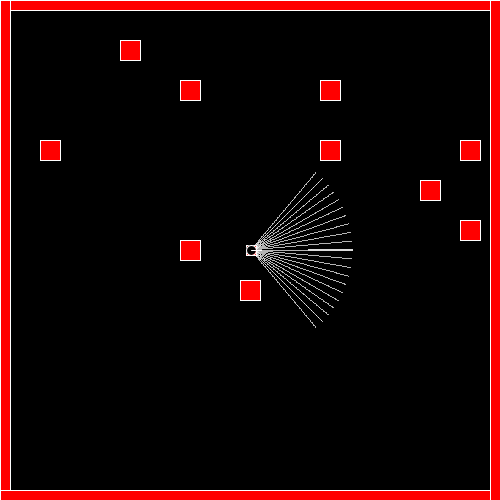
Frame 1 (no input)
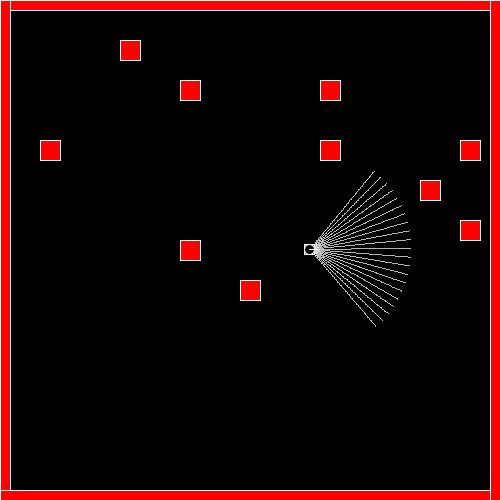
Frame 60 (the mouse pressed at the canvas centre just before this capture)
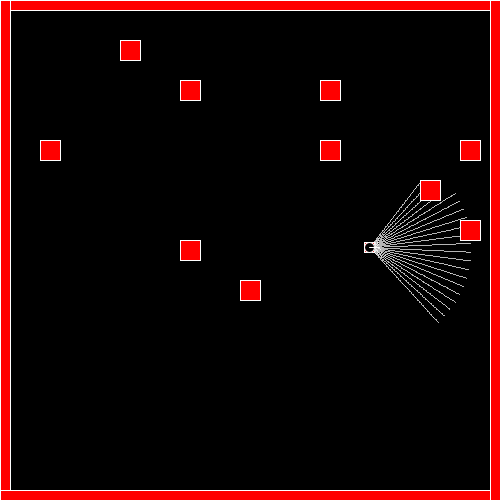
Frame 120 (the mouse held since frame 60 and released just before this capture)

The Processing sketch that drew these frames (run headless with seeded random() and noise(); from frame 60 on, the mouse is pressed at the canvas centre):

// Processing sketch: manfacin
// ── manfacin.pde
class Man {
  PVector pos;
  PVector facing;
  float angle;
  float speed;
  int points;
  float viewAngle = radians(50);
  float viewRange = 100;
  PVector hPos, hDim;
  float radius;
  PVector target = null;
  PVector edge = null;

  Man(float x, float y, float radius) {
    this.radius = radius;
    this.pos = new PVector(x, y);
    this.hPos = new PVector(pos.x - (radius / 2), pos.y - (radius / 2));
    this.hDim = new PVector(radius, radius);
    angle = 0;
    facing = PVector.fromAngle(angle);
    speed = 1;
    edge = new PVector(width, height);
  }



  void look() {
    PVector look;
    PVector look2;
    boolean collides = false;
    for (float a = angle - viewAngle; a < angle + viewAngle; a += radians(5)) {
      collides = false;
      look = PVector.fromAngle(a);
      PVector pp = look.copy();
      pp.normalize();
      look2 = pp.copy();
      for (float p = 1; p <= viewRange; p += 1) {
        //look2 = look.copy();
        look2.add(pp.x, pp.y);
        for (Obstacle b : blocks) {
          if (b.collides(pos.x + look2.x, pos.y + look2.y)) {
            collides = true;
            break;
          }
        }
        if (collides) break;
        point(pos.x + look2.x, pos.y + look2.y);
        //  point(look2.x, look2.y);
        // pixels[floor(look2.x) + floor(look2.y) * width] = color(255);
      }
      //point(pos.x + look2.x, pos.y + look2.y);
    }
  }


  void draw() {

    stroke(255);
    fill(255, 0, 0);
    rect(hPos.x, hPos.y, hDim.x, hDim.y);
    fill(0);
    ellipse(pos.x, pos.y, radius, radius);
    PVector f = facing.copy();
    f.mult(10);
    line(pos.x, pos.y, pos.x + f.x, pos.y + f.y);
    
    if (target != null) {
      rect(target.x, target.y, 10,10);
    }
    // look();
  }

  void update() {
    if (target != null) {
      if (PVector.dist(pos, target) < radius) {
        target = null;
      } else {
        //PVector edge1 = new PVector(width, target.y);
        //PVector edge2 = new PVector(width, pos.y);
        angle =  PVector.sub(target, pos).heading();
       // facing = PVector.fromAngle(angle);
        
      }
    }


    PVector m = facing.copy();
    m.mult(speed);
    boolean bump = false;
    for (Obstacle o : blocks) {
      if (o.collides(hPos.x + m.x, hPos.y + m.y, hDim.x, hDim.y)) {
        bump = true;
        break;
      }
    }
    if (!bump) {
      pos.add(m);
      hPos.add(m);
      if (random(0, 10) <= 2) {
        angle += radians(random(-0.5, 0.5));
      }
    } else {


      angle += radians(1);
    }
    if ( angle > TWO_PI) {
      angle -= TWO_PI;
    }

    facing = PVector.fromAngle(angle);
  }
}

Man man;
ArrayList<Obstacle> blocks = new ArrayList<Obstacle>();
void setup() {
  size(500, 500);
  man = new Man(width / 2, height / 2, 10);

  blocks.add( new Obstacle(0, 0, width, 10));
  blocks.add( new Obstacle(0, 0, 10, height));
  blocks.add( new Obstacle(0, height-10, width, 10));
  blocks.add( new Obstacle(width - 10, 0, 10, height));
  for (int i = 0; i < 10; i += 1) {
    int x = (int) random(20, width - 20);
    x = 20 + ((x / 20) * 20);
    int y = (int) random(20, height - 20);
    y = 20 + ((y / 20) * 20);

    blocks.add( new Obstacle(x, y, 20, 20));
  }
}

void draw() {
  background(0);

  for (Obstacle b : blocks ) {
    b.draw();
  }
  man.update();
  //loadPixels();
  man.look();
  //updatePixels();  
  man.draw();
}

void mouseClicked() {
  man.target = new PVector(mouseX, mouseY);
}
// ── obstacle.pde
class Obstacle {
  PVector pos, dims;
  
  Obstacle(float x, float y, float w, float h) {
    this.pos = new PVector(x,y);
    this.dims = new PVector(w,h);
  }
  
  boolean collides(float x, float y) {
    if (x >= pos.x && x <= pos.x + dims.x && y >= pos.y && y <= pos.y + dims.y) {
      return true;
    } else {
      return false;
    }
  }
  
  boolean collides(float x, float y, float w, float h) {
    boolean xo = false, yo = false;
    if ((x >= pos.x && x <= pos.x + dims.x) || (pos.x >= x && pos.x <= x + w)) {
      xo = true;
    }
    
    if ((y >= pos.y && y <= pos.y + dims.y) || (pos.y >= y && pos.y <= y + h)) {
      yo = true;
    }
    
    
    
    
    
    return xo && yo;
  }
  
  void draw() {
    stroke(255);
    fill(255,0,0);
    rect(pos.x, pos.y, dims.x, dims.y);
  }
}
// ── utils.pde
float angle(PVector v1, PVector v2) {
  float a = atan2(v2.y, v2.x) - atan2(v1.y, v1.x);
  if (a < 0) a += TWO_PI;
  return a;
}
